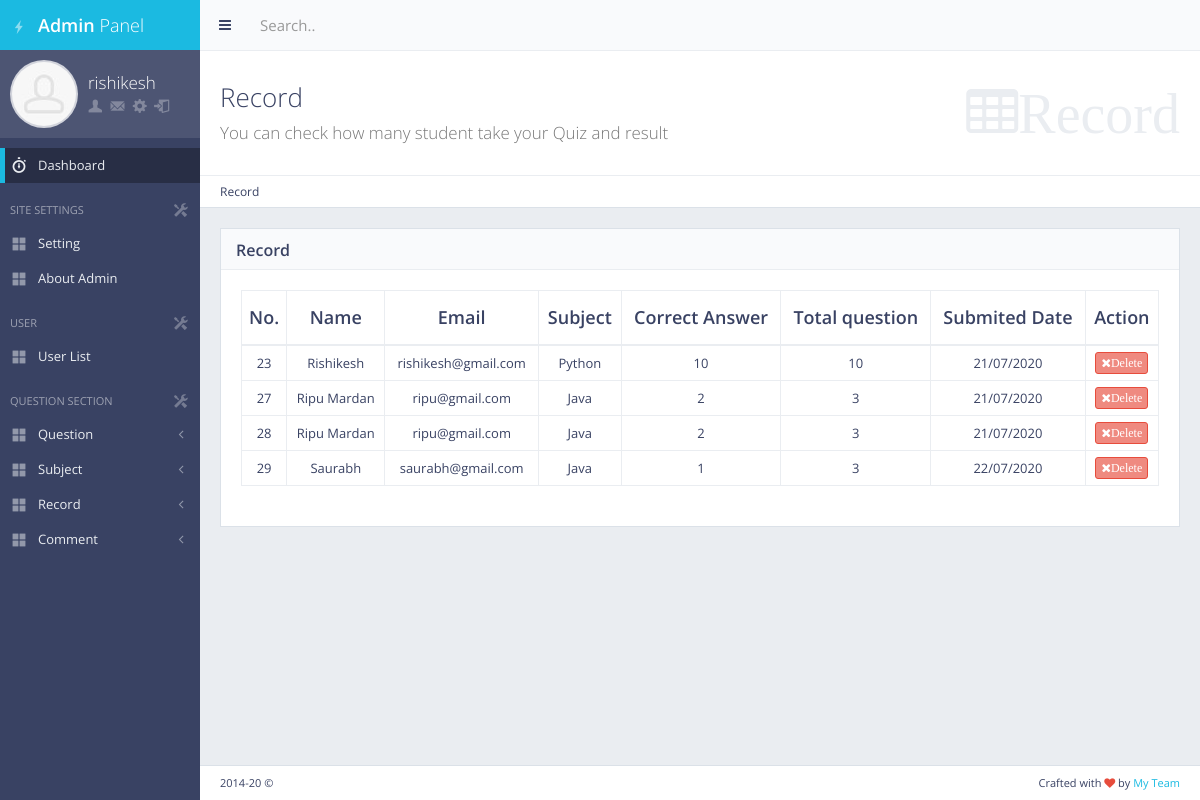
Page /panel/question/record/ (signed in) on the earlier database version.
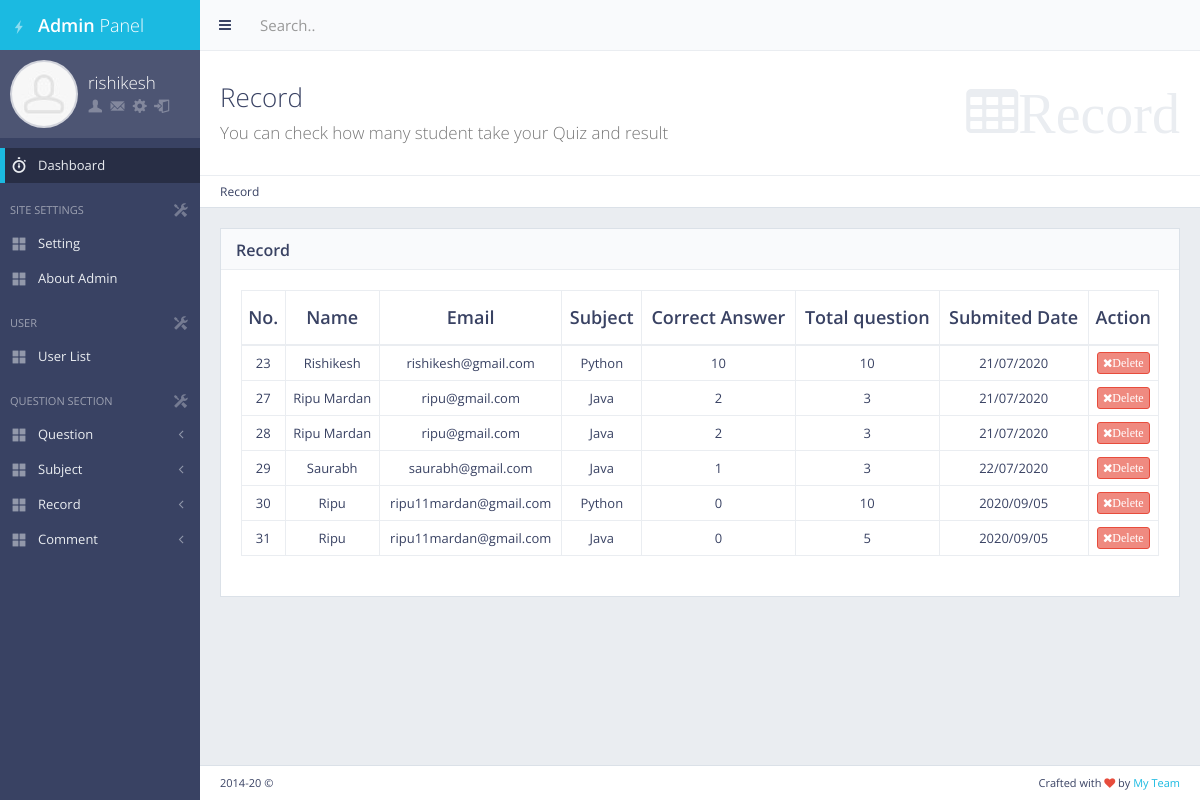
Same page on the later database version.
### record/models.py (models this page shows, shortened)
class Record(models.Model):
    name=models.CharField(max_length=20)
    email=models.CharField(max_length=50)
    subject=models.CharField(max_length=50, default="-")
    correctAnswer=models.CharField(max_length=20)
    totalQuestion=models.CharField(max_length=20)
    date=models.CharField(max_length=12, default="00/00/00")
    time=models.CharField(max_length=10, default="00:00:00")

### record/views.py (the view)
# urls.py: url(r'^panel/question/record/$', views.record_list, name = 'record_list'),
def record_list(request):
    if not request.user.is_authenticated:
        return redirect("mylogin")
    data=Record.objects.all()
    return render(request, 'back/record.html', {"data":data})

### main/templates/back/record.html (shortened to what this page needs)
{% extends 'back/master.html' %}{% load static %} {% block mainblock %}
<div class="content-header">
    <div class="header-section">
        <h1>
            <i class="fa fa-table">Record</i>Record<br><small>You can check how many student take your Quiz and result</small>
        </h1>
    </div>
</div>
<ul class="breadcrumb breadcrumb-top">
    <li>Record</li>
</ul>
<div class="block full">
    <div class="block-title">
        <h2><strong>Record</strong></h2>
    </div>
    <div class="table-responsive">
        <table id="example-datatable" class="table table-vcenter table-condensed table-bordered">
            <thead>
                <tr>
                    <th class="text-center">No.</th>
                    <th class="text-center">Name</th>
                    <th class="text-center">Email</th>
                    <th class="text-center">Subject</th>
                    <th class="text-center">Correct Answer</th>
                    <th class="text-center">Total question</th>
                    <th class="text-center">Submited Date</th>
                    <th class="text-center">Action</th>
                </tr>
            </thead>
            <tbody>
                {% for i in data%}
                <tr>
                    <td class="text-center">{{i.pk}}</td>
                    <td class="text-center">{{i.name}}</td>
                    <td class="text-center">{{i.email}}</td>
                    <td class="text-center">{{i.subject}}</td>
                    <td class="text-center">{{i.correctAnswer}}</td>
                    <td class="text-center">{{i.totalQuestion}}</td>
                    <td class="text-center">{{i.date}}</td>
                    <td class="text-center">
                        <div class="btn-group">
                            <a href="{%url 'record_delete' pk=i.pk %}" ata-toggle="tooltip" title="Delete" class="btn btn-xs btn-danger"><i class="fa fa-times">Delete</i></a>
                        </div>
                    </td>
                </tr>
                {% endfor %}
            </tbody>
        </table>
    </div>
</div>
{% endblock %}

### main/templates/back/master.html (shortened to what this page needs)
{% load static %}{% if user.is_authenticated %}{% if request.user.is_superuser %}
<!DOCTYPE html>
<html class="no-js" lang="en">
<head>
    <link rel="stylesheet" href="{% static 'back/css/bootstrap.min.css' %}">
    <link rel="stylesheet" href="{% static 'back/css/plugins.css' %}">
    <link rel="stylesheet" href="{% static 'back/css/main.css' %}">
    <link rel="stylesheet" href="{% static 'back/css/themes.css' %}">
</head>
<body>
    <div id="page-wrapper">
        <div id="page-container" class="sidebar-partial sidebar-visible-lg sidebar-no-animations">
            <div id="sidebar">
                <div id="sidebar-scroll">
                    <div class="sidebar-content">
                        <a href="/panel/" class="sidebar-brand">
                            <i class="gi gi-flash"></i><span class="sidebar-nav-mini-hide"><strong>Admin </strong>Panel</span>
                        </a>
                        <div class="sidebar-section sidebar-user clearfix sidebar-nav-mini-hide">
                            <div class="sidebar-user-avatar">
                                <a href="page_ready_user_profile.html">
                                    <img src="{% static 'back/img/placeholders/avatars/avatar2.jpg' %}" alt="avatar">
                                </a>
                            </div>
                            <div class="sidebar-user-name">{{request.user}}</div>
                            <div class="sidebar-user-links">
                                <a href="page_ready_user_profile.html" data-toggle="tooltip" data-placement="bottom" title="Profile"><i class="gi gi-user"></i></a>
                                <a href="page_ready_inbox.html" data-toggle="tooltip" data-placement="bottom" title="Messages"><i class="gi gi-envelope"></i></a>
                                <a href="/panel/change/password/" class="enable-tooltip" data-placement="bottom" title="Settings"><i class="gi gi-cogwheel"></i></a>
                                <a href="/logout/" data-toggle="tooltip" data-placement="bottom" title="Logout"><i class="gi gi-exit"></i></a>
                            </div>
                        </div>
                        <ul class="sidebar-nav">
                            <li>
                                <a href="/panel/" class=" active"><i class="gi gi-stopwatch sidebar-nav-icon"></i><span class="sidebar-nav-mini-hide">Dashboard</span></a>
                            </li>
                            <li class="sidebar-header">
                                <span class="sidebar-header-options clearfix"><a href="javascript:void(0)" data-toggle="tooltip" title="Quick Settings"><i class="gi gi-settings"></i></a></span>
                                <span class="sidebar-header-title">Site Settings</span>
                            </li>
                            <li>
                                <a href="/panel/setting/"><i class="gi gi-show_big_thumbnails sidebar-nav-icon"></i><span class="sidebar-nav-mini-hide">Setting</span></a>
                            </li>
                            <li>
                                <a href="/panel/about/setting/"><i class="gi gi-show_big_thumbnails sidebar-nav-icon"></i><span class="sidebar-nav-mini-hide">About Admin</span></a>
                            </li>
                            <li class="sidebar-header">
                                <span class="sidebar-header-options clearfix"><a href="javascript:void(0)" data-toggle="tooltip"
                                        title="Quick Settings"><i class="gi gi-settings"></i></a></span>
                                <span class="sidebar-header-title">User</span>
                            </li>
                            <li>
                                <a href="/panel/manager/list/"><i class="gi gi-show_big_thumbnails sidebar-nav-icon"></i><span class="sidebar-nav-mini-hide">User List</span></a>
                            </li>
                            <li class="sidebar-header">
                                <span class="sidebar-header-options clearfix"><a href="javascript:void(0)" data-toggle="tooltip" title="Quick Settings"><i class="gi gi-settings"></i></a></span>
                                <span class="sidebar-header-title">Question Section</span>
                            </li>
                            <li>
                                <a href="#" class="sidebar-nav-menu"><i class="fa fa-angle-left sidebar-nav-indicator sidebar-nav-mini-hide"></i><i class="gi gi-show_big_thumbnails sidebar-nav-icon"></i><span class="sidebar-nav-mini-hide">Question</span></a>
                            </li>
                            <li>
                                <a href="#" class="sidebar-nav-menu"><i class="fa fa-angle-left sidebar-nav-indicator sidebar-nav-mini-hide"></i><i class="gi gi-show_big_thumbnails sidebar-nav-icon"></i><span class="sidebar-nav-mini-hide">Subject</span></a>
                            </li>
                            <li>
                                <a href="/panel/question/record/" class="sidebar-nav-menu"><i class="fa fa-angle-left sidebar-nav-indicator sidebar-nav-mini-hide"></i><i class="gi gi-show_big_thumbnails sidebar-nav-icon"></i>Record</span></a>
                            </li>
                            <li>
                                <a href="" class="sidebar-nav-menu"><i class="fa fa-angle-left sidebar-nav-indicator sidebar-nav-mini-hide"></i><i class="gi gi-show_big_thumbnails sidebar-nav-icon"></i>Comment</span></a>
                            </li>
                        </ul>
                    </div>
                </div>
            </div>
            <div id="main-container">
                <header class="navbar navbar-default">
                    <ul class="nav navbar-nav-custom">
                        <li>
                            <a href="javascript:void(0)" onclick="App.sidebar('toggle-sidebar');this.blur();">
                                <i class="fa fa-bars fa-fw"></i>
                            </a>
                        </li>
                    </ul>
                    <form action="page_ready_search_results.html" method="post" class="navbar-form-custom">
                        <div class="form-group">
                            <input type="text" id="top-search" name="top-search" class="form-control" placeholder="Search..">
                        </div>
                    </form>
                </header>
                <div id="page-content">
                    {% block mainblock %} {% endblock %}
                </div>
                <footer class="clearfix">
                    <div class="pull-right">
                        Crafted with <i class="fa fa-heart text-danger"></i> by <a href="#" target="_blank">My Team</a>
                    </div>
                    <div class="pull-left">
                        <span id="year-copy"></span> &copy;
                    </div>
                </footer>
            </div>
        </div>
    </div>
</body>
</html>{% endif %}{% else %} Please Login{% endif %}

Differences in the rows shown:
added Record: pk "30", name "Ripu", email "ripu11mardan@gmail.com", subject "Python", correctAnswer "0", totalQuestion "10", date "2020/09/05"
added Record: pk "31", name "Ripu", email "ripu11mardan@gmail.com", subject "Java", correctAnswer "0", totalQuestion "5", date "2020/09/05"
